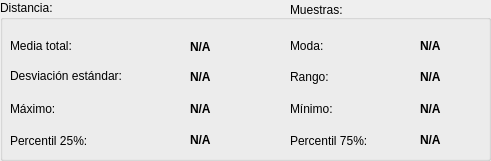
  <widget class="QGroupBox" name="groupBox_3">
   <property name="geometry">
    <rect>
     <x>10</x>
     <y>180</y>
     <width>491</width>
     <height>161</height>
    </rect>
   </property>
   <property name="title">
    <string>Distancia:</string>
   </property>
   <widget class="QLabel" name="label_49">
    <property name="geometry">
     <rect>
      <x>10</x>
      <y>125</y>
      <width>131</width>
      <height>31</height>
     </rect>
    </property>
    <property name="text">
     <string>Percentil 25%:</string>
    </property>
   </widget>
   <widget class="QLabel" name="label_50">
    <property name="geometry">
     <rect>
      <x>190</x>
      <y>99</y>
      <width>63</width>
      <height>20</height>
     </rect>
    </property>
    <property name="font">
     <font>
      <bold>true</bold>
     </font>
    </property>
    <property name="text">
     <string>N/A</string>
    </property>
   </widget>
   <widget class="QLabel" name="label_51">
    <property name="geometry">
     <rect>
      <x>190</x>
      <y>130</y>
      <width>63</width>
      <height>20</height>
     </rect>
    </property>
    <property name="font">
     <font>
      <bold>true</bold>
     </font>
    </property>
    <property name="text">
     <string>N/A</string>
    </property>
   </widget>
   <widget class="QLabel" name="label_52">
    <property name="geometry">
     <rect>
      <x>190</x>
      <y>67</y>
      <width>63</width>
      <height>20</height>
     </rect>
    </property>
    <property name="font">
     <font>
      <bold>true</bold>
     </font>
    </property>
    <property name="text">
     <string>N/A</string>
    </property>
   </widget>
   <widget class="QLabel" name="label_53">
    <property name="geometry">
     <rect>
      <x>290</x>
      <y>93</y>
      <width>61</width>
      <height>31</height>
     </rect>
    </property>
    <property name="text">
     <string>Mínimo:</string>
    </property>
   </widget>
   <widget class="QLabel" name="label_54">
    <property name="geometry">
     <rect>
      <x>420</x>
      <y>67</y>
      <width>63</width>
      <height>20</height>
     </rect>
    </property>
    <property name="font">
     <font>
      <bold>true</bold>
     </font>
    </property>
    <property name="text">
     <string>N/A</string>
    </property>
   </widget>
   <widget class="QLabel" name="label_55">
    <property name="geometry">
     <rect>
      <x>420</x>
      <y>99</y>
      <width>63</width>
      <height>20</height>
     </rect>
    </property>
    <property name="font">
     <font>
      <bold>true</bold>
     </font>
    </property>
    <property name="text">
     <string>N/A</string>
    </property>
   </widget>
   <widget class="QLabel" name="label_56">
    <property name="geometry">
     <rect>
      <x>190</x>
      <y>37</y>
      <width>63</width>
      <height>20</height>
     </rect>
    </property>
    <property name="font">
     <font>
      <bold>true</bold>
     </font>
    </property>
    <property name="text">
     <string>N/A</string>
    </property>
   </widget>
   <widget class="QLabel" name="label_57">
    <property name="geometry">
     <rect>
      <x>10</x>
      <y>93</y>
      <width>131</width>
      <height>31</height>
     </rect>
    </property>
    <property name="text">
     <string>Máximo:</string>
    </property>
   </widget>
   <widget class="QLabel" name="label_58">
    <property name="geometry">
     <rect>
      <x>10</x>
      <y>60</y>
      <width>141</width>
      <height>31</height>
     </rect>
    </property>
    <property name="text">
     <string>Desviación estándar:</string>
    </property>
   </widget>
   <widget class="QLabel" name="label_59">
    <property name="geometry">
     <rect>
      <x>290</x>
      <y>125</y>
      <width>101</width>
      <height>31</height>
     </rect>
    </property>
    <property name="text">
     <string>Percentil 75%:</string>
    </property>
   </widget>
   <widget class="QLabel" name="label_60">
    <property name="geometry">
     <rect>
      <x>10</x>
      <y>30</y>
      <width>131</width>
      <height>31</height>
     </rect>
    </property>
    <property name="text">
     <string>Media total:</string>
    </property>
   </widget>
   <widget class="QLabel" name="label_61">
    <property name="geometry">
     <rect>
      <x>290</x>
      <y>30</y>
      <width>61</width>
      <height>31</height>
     </rect>
    </property>
    <property name="text">
     <string>Moda:</string>
    </property>
   </widget>
   <widget class="QLabel" name="label_62">
    <property name="geometry">
     <rect>
      <x>420</x>
      <y>36</y>
      <width>63</width>
      <height>20</height>
     </rect>
    </property>
    <property name="font">
     <font>
      <bold>true</bold>
     </font>
    </property>
    <property name="text">
     <string>N/A</string>
    </property>
   </widget>
   <widget class="QLabel" name="label_63">
    <property name="geometry">
     <rect>
      <x>420</x>
      <y>130</y>
      <width>63</width>
      <height>20</height>
     </rect>
    </property>
    <property name="font">
     <font>
      <bold>true</bold>
     </font>
    </property>
    <property name="text">
     <string>N/A</string>
    </property>
   </widget>
   <widget class="QLabel" name="label_64">
    <property name="geometry">
     <rect>
      <x>290</x>
      <y>61</y>
      <width>61</width>
      <height>31</height>
     </rect>
    </property>
    <property name="text">
     <string>Rango:</string>
    </property>
   </widget>
   <widget class="QLabel" name="label_19">
    <property name="geometry">
     <rect>
      <x>90</x>
      <y>0</y>
      <width>101</width>
      <height>20</height>
     </rect>
    </property>
    <property name="font">
     <font>
      <bold>true</bold>
     </font>
    </property>
    <property name="text">
     <string/>
    </property>
   </widget>
   <widget class="QLabel" name="label_22">
    <property name="geometry">
     <rect>
      <x>290</x>
      <y>0</y>
      <width>71</width>
      <height>20</height>
     </rect>
    </property>
    <property name="text">
     <string>Muestras:</string>
    </property>
   </widget>
   <widget class="QLabel" name="label_27">
    <property name="geometry">
     <rect>
      <x>400</x>
      <y>0</y>
      <width>63</width>
      <height>20</height>
     </rect>
    </property>
    <property name="text">
     <string/>
    </property>
   </widget>
  </widget>
